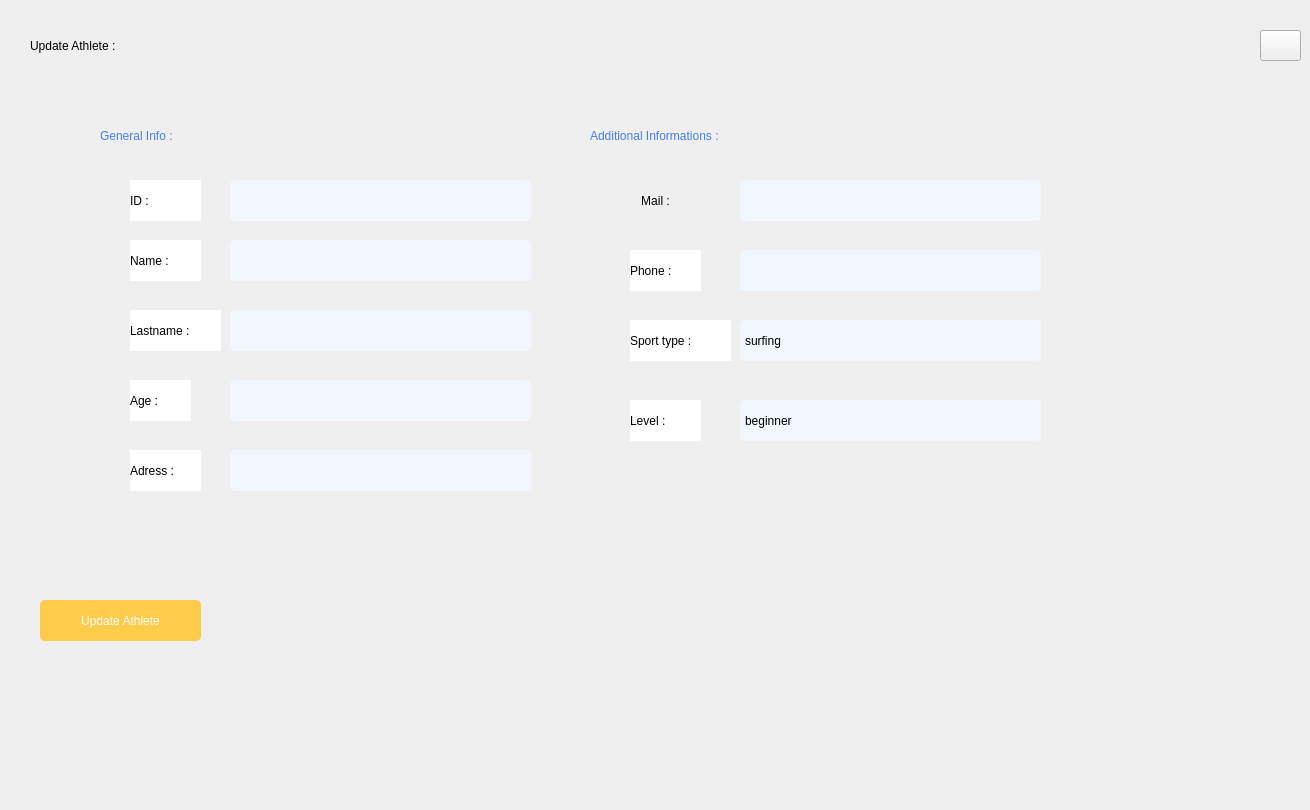
      <widget class="QWidget" name="modifPage">
       <widget class="QLabel" name="label_52">
        <property name="geometry">
         <rect>
          <x>590</x>
          <y>110</y>
          <width>271</width>
          <height>51</height>
         </rect>
        </property>
        <property name="layoutDirection">
         <enum>Qt::LeftToRight</enum>
        </property>
        <property name="styleSheet">
         <string notr="true">font: 10pt&quot;Italic Outline Art&quot; ;
color : #437FF7</string>
        </property>
        <property name="text">
         <string>Additional Informations :</string>
        </property>
       </widget>
       <widget class="QLabel" name="label_122">
        <property name="geometry">
         <rect>
          <x>130</x>
          <y>450</y>
          <width>71</width>
          <height>41</height>
         </rect>
        </property>
        <property name="styleSheet">
         <string notr="true">background-color: rgb(255, 255, 255);
font: 9pt &quot;poppins&quot;;
color: rgb(0, 0, 0);

</string>
        </property>
        <property name="text">
         <string>Adress :</string>
        </property>
        <property name="alignment">
         <set>Qt::AlignLeading|Qt::AlignLeft|Qt::AlignVCenter</set>
        </property>
       </widget>
       <widget class="QLabel" name="label_53">
        <property name="geometry">
         <rect>
          <x>980</x>
          <y>420</y>
          <width>281</width>
          <height>381</height>
         </rect>
        </property>
        <property name="text">
         <string/>
        </property>
        <property name="pixmap">
         <pixmap resource="assets.qrc">:/img/img/typing_human.png</pixmap>
        </property>
       </widget>
       <widget class="QPushButton" name="update_updateBTN">
        <property name="geometry">
         <rect>
          <x>40</x>
          <y>600</y>
          <width>161</width>
          <height>41</height>
         </rect>
        </property>
        <property name="styleSheet">
         <string notr="true">background-color:#FFCB4B;border-radius :5px; 
color : #fff;</string>
        </property>
        <property name="text">
         <string>Update Athlete</string>
        </property>
       </widget>
       <widget class="QLabel" name="label_123">
        <property name="geometry">
         <rect>
          <x>630</x>
          <y>250</y>
          <width>71</width>
          <height>41</height>
         </rect>
        </property>
        <property name="styleSheet">
         <string notr="true">background-color: rgb(255, 255, 255);
font: 9pt &quot;poppins&quot;;
color: rgb(0, 0, 0);
</string>
        </property>
        <property name="text">
         <string>Phone :</string>
        </property>
        <property name="alignment">
         <set>Qt::AlignLeading|Qt::AlignLeft|Qt::AlignVCenter</set>
        </property>
       </widget>
       <widget class="QLineEdit" name="update_name">
        <property name="geometry">
         <rect>
          <x>230</x>
          <y>240</y>
          <width>301</width>
          <height>41</height>
         </rect>
        </property>
        <property name="styleSheet">
         <string notr="true">border-radius: 5px ;
background-color: rgb(242, 247, 255);</string>
        </property>
        <property name="text">
         <string/>
        </property>
        <property name="frame">
         <bool>true</bool>
        </property>
        <property name="alignment">
         <set>Qt::AlignCenter</set>
        </property>
        <property name="dragEnabled">
         <bool>true</bool>
        </property>
        <property name="readOnly">
         <bool>false</bool>
        </property>
       </widget>
       <widget class="QLabel" name="label_135">
        <property name="geometry">
         <rect>
          <x>130</x>
          <y>240</y>
          <width>71</width>
          <height>41</height>
         </rect>
        </property>
        <property name="styleSheet">
         <string notr="true">background-color: rgb(255, 255, 255);
font: 9pt &quot;poppins&quot;;
color: rgb(0, 0, 0);

</string>
        </property>
        <property name="text">
         <string>Name :</string>
        </property>
        <property name="alignment">
         <set>Qt::AlignLeading|Qt::AlignLeft|Qt::AlignVCenter</set>
        </property>
       </widget>
       <widget class="QLabel" name="label_54">
        <property name="geometry">
         <rect>
          <x>100</x>
          <y>110</y>
          <width>271</width>
          <height>51</height>
         </rect>
        </property>
        <property name="layoutDirection">
         <enum>Qt::LeftToRight</enum>
        </property>
        <property name="styleSheet">
         <string notr="true">font: 10pt&quot;Italic Outline Art&quot; ;
color : #437FF7</string>
        </property>
        <property name="text">
         <string>General Info :</string>
        </property>
       </widget>
       <widget class="QLineEdit" name="update_age">
        <property name="geometry">
         <rect>
          <x>230</x>
          <y>380</y>
          <width>301</width>
          <height>41</height>
         </rect>
        </property>
        <property name="styleSheet">
         <string notr="true">border-radius: 5px ;
background-color: rgb(242, 247, 255);</string>
        </property>
        <property name="text">
         <string/>
        </property>
        <property name="frame">
         <bool>true</bool>
        </property>
        <property name="alignment">
         <set>Qt::AlignCenter</set>
        </property>
        <property name="dragEnabled">
         <bool>true</bool>
        </property>
        <property name="readOnly">
         <bool>false</bool>
        </property>
       </widget>
       <widget class="QLabel" name="label_55">
        <property name="geometry">
         <rect>
          <x>30</x>
          <y>20</y>
          <width>271</width>
          <height>51</height>
         </rect>
        </property>
        <property name="styleSheet">
         <string notr="true">font: 12pt&quot;Italic Outline Art&quot; ;
</string>
        </property>
        <property name="text">
         <string>Update Athlete :</string>
        </property>
       </widget>
       <widget class="QLabel" name="label_124">
        <property name="geometry">
         <rect>
          <x>130</x>
          <y>380</y>
          <width>61</width>
          <height>41</height>
         </rect>
        </property>
        <property name="styleSheet">
         <string notr="true">background-color: rgb(255, 255, 255);
font: 9pt &quot;poppins&quot;;
color: rgb(0, 0, 0);

</string>
        </property>
        <property name="text">
         <string>Age :</string>
        </property>
        <property name="alignment">
         <set>Qt::AlignLeading|Qt::AlignLeft|Qt::AlignVCenter</set>
        </property>
       </widget>
       <widget class="QLineEdit" name="update_adress">
        <property name="geometry">
         <rect>
          <x>230</x>
          <y>450</y>
          <width>301</width>
          <height>41</height>
         </rect>
        </property>
        <property name="styleSheet">
         <string notr="true">border-radius: 5px ;
background-color: rgb(242, 247, 255);</string>
        </property>
        <property name="text">
         <string/>
        </property>
        <property name="frame">
         <bool>true</bool>
        </property>
        <property name="alignment">
         <set>Qt::AlignCenter</set>
        </property>
        <property name="dragEnabled">
         <bool>true</bool>
        </property>
        <property name="readOnly">
         <bool>false</bool>
        </property>
       </widget>
       <widget class="QLineEdit" name="update_lastname">
        <property name="geometry">
         <rect>
          <x>230</x>
          <y>310</y>
          <width>301</width>
          <height>41</height>
         </rect>
        </property>
        <property name="styleSheet">
         <string notr="true">border-radius: 5px ;
background-color: rgb(242, 247, 255);</string>
        </property>
        <property name="text">
         <string/>
        </property>
        <property name="alignment">
         <set>Qt::AlignCenter</set>
        </property>
       </widget>
       <widget class="QComboBox" name="update_typeSport">
        <property name="geometry">
         <rect>
          <x>740</x>
          <y>320</y>
          <width>301</width>
          <height>41</height>
         </rect>
        </property>
        <property name="styleSheet">
         <string notr="true">QComboBox{
	background-color: rgb(242, 247, 255);
border-radius: 5px;
}


QComboBox::drop-down:button{
	width: 28px;
	background-color: rgb(242, 247, 255);
	border-radius : 5px;
}

QComboBox::down-arrow {
   
	image: url(:/img/img/ic_downArrow.png);
    width: 26px;
    height: 24px;
	padding: 5px;
}

</string>
        </property>
        <property name="editable">
         <bool>false</bool>
        </property>
        <property name="currentText">
         <string>surfing</string>
        </property>
        <property name="currentIndex">
         <number>0</number>
        </property>
        <property name="iconSize">
         <size>
          <width>21</width>
          <height>21</height>
         </size>
        </property>
        <property name="frame">
         <bool>false</bool>
        </property>
        <item>
         <property name="text">
          <string>surfing</string>
         </property>
        </item>
        <item>
         <property name="text">
          <string>nage libre</string>
         </property>
        </item>
       </widget>
       <widget class="QLabel" name="label_125">
        <property name="geometry">
         <rect>
          <x>630</x>
          <y>400</y>
          <width>71</width>
          <height>41</height>
         </rect>
        </property>
        <property name="styleSheet">
         <string notr="true">background-color: rgb(255, 255, 255);
font: 9pt &quot;poppins&quot;;
color: rgb(0, 0, 0);
</string>
        </property>
        <property name="text">
         <string>Level :</string>
        </property>
        <property name="alignment">
         <set>Qt::AlignLeading|Qt::AlignLeft|Qt::AlignVCenter</set>
        </property>
       </widget>
       <widget class="QLineEdit" name="update_mail">
        <property name="geometry">
         <rect>
          <x>740</x>
          <y>180</y>
          <width>301</width>
          <height>41</height>
         </rect>
        </property>
        <property name="styleSheet">
         <string notr="true">border-radius: 5px ;
background-color: rgb(242, 247, 255);</string>
        </property>
        <property name="text">
         <string/>
        </property>
        <property name="frame">
         <bool>true</bool>
        </property>
        <property name="alignment">
         <set>Qt::AlignCenter</set>
        </property>
        <property name="dragEnabled">
         <bool>true</bool>
        </property>
        <property name="readOnly">
         <bool>false</bool>
        </property>
       </widget>
       <widget class="QLabel" name="label_126">
        <property name="geometry">
         <rect>
          <x>130</x>
          <y>310</y>
          <width>91</width>
          <height>41</height>
         </rect>
        </property>
        <property name="styleSheet">
         <string notr="true">background-color: rgb(255, 255, 255);
font: 9pt &quot;poppins&quot;;
color: rgb(0, 0, 0);
</string>
        </property>
        <property name="text">
         <string>Lastname :</string>
        </property>
        <property name="alignment">
         <set>Qt::AlignLeading|Qt::AlignLeft|Qt::AlignVCenter</set>
        </property>
       </widget>
       <widget class="QLabel" name="label_127">
        <property name="geometry">
         <rect>
          <x>630</x>
          <y>320</y>
          <width>101</width>
          <height>41</height>
         </rect>
        </property>
        <property name="styleSheet">
         <string notr="true">background-color: rgb(255, 255, 255);
font: 9pt &quot;poppins&quot;;
color: rgb(0, 0, 0);
</string>
        </property>
        <property name="text">
         <string>Sport type :</string>
        </property>
        <property name="alignment">
         <set>Qt::AlignLeading|Qt::AlignLeft|Qt::AlignVCenter</set>
        </property>
       </widget>
       <widget class="QLabel" name="label_136">
        <property name="geometry">
         <rect>
          <x>620</x>
          <y>180</y>
          <width>71</width>
          <height>41</height>
         </rect>
        </property>
        <property name="styleSheet">
         <string notr="true">
font: 9pt &quot;poppins&quot;;
</string>
        </property>
        <property name="text">
         <string>Mail :</string>
        </property>
        <property name="alignment">
         <set>Qt::AlignCenter</set>
        </property>
       </widget>
       <widget class="QLineEdit" name="update_phone">
        <property name="geometry">
         <rect>
          <x>740</x>
          <y>250</y>
          <width>301</width>
          <height>41</height>
         </rect>
        </property>
        <property name="styleSheet">
         <string notr="true">border-radius: 5px ;
background-color: rgb(242, 247, 255);</string>
        </property>
        <property name="text">
         <string/>
        </property>
        <property name="frame">
         <bool>true</bool>
        </property>
        <property name="alignment">
         <set>Qt::AlignCenter</set>
        </property>
        <property name="dragEnabled">
         <bool>true</bool>
        </property>
        <property name="readOnly">
         <bool>false</bool>
        </property>
       </widget>
       <widget class="QComboBox" name="update_level">
        <property name="geometry">
         <rect>
          <x>740</x>
          <y>400</y>
          <width>301</width>
          <height>41</height>
         </rect>
        </property>
        <property name="styleSheet">
         <string notr="true">QComboBox{
	background-color: rgb(242, 247, 255);
border-radius: 5px;
}


QComboBox::drop-down:button{
	width: 28px;
	background-color: rgb(242, 247, 255);
	border-radius : 5px;
}

QComboBox::down-arrow {
   
	image: url(:/img/img/ic_downArrow.png);
    width: 26px;
    height: 24px;
	padding: 5px;
}

</string>
        </property>
        <property name="editable">
         <bool>false</bool>
        </property>
        <property name="currentText">
         <string>beginner</string>
        </property>
        <property name="currentIndex">
         <number>0</number>
        </property>
        <property name="iconSize">
         <size>
          <width>21</width>
          <height>21</height>
         </size>
        </property>
        <property name="frame">
         <bool>false</bool>
        </property>
        <item>
         <property name="text">
          <string>beginner</string>
         </property>
        </item>
        <item>
         <property name="text">
          <string>intermediate</string>
         </property>
        </item>
        <item>
         <property name="text">
          <string>amateur</string>
         </property>
        </item>
        <item>
         <property name="text">
          <string>professional</string>
         </property>
        </item>
       </widget>
       <widget class="QLabel" name="label_137">
        <property name="geometry">
         <rect>
          <x>130</x>
          <y>180</y>
          <width>71</width>
          <height>41</height>
         </rect>
        </property>
        <property name="styleSheet">
         <string notr="true">background-color: rgb(255, 255, 255);
font: 9pt &quot;poppins&quot;;
color: rgb(0, 0, 0);

</string>
        </property>
        <property name="text">
         <string>ID : </string>
        </property>
        <property name="alignment">
         <set>Qt::AlignLeading|Qt::AlignLeft|Qt::AlignVCenter</set>
        </property>
       </widget>
       <widget class="QLineEdit" name="update_id">
        <property name="geometry">
         <rect>
          <x>230</x>
          <y>180</y>
          <width>301</width>
          <height>41</height>
         </rect>
        </property>
        <property name="statusTip">
         <string notr="true"/>
        </property>
        <property name="styleSheet">
         <string notr="true">border-radius: 5px ;
background-color: rgb(242, 247, 255);
</string>
        </property>
        <property name="frame">
         <bool>true</bool>
        </property>
        <property name="alignment">
         <set>Qt::AlignCenter</set>
        </property>
        <property name="dragEnabled">
         <bool>true</bool>
        </property>
        <property name="readOnly">
         <bool>true</bool>
        </property>
       </widget>
       <widget class="QPushButton" name="sportifs_back">
        <property name="geometry">
         <rect>
          <x>1260</x>
          <y>30</y>
          <width>41</width>
          <height>31</height>
         </rect>
        </property>
        <property name="text">
         <string/>
        </property>
        <property name="icon">
         <iconset resource="assets.qrc">
          <normaloff>:/img/img/back.png</normaloff>:/img/img/back.png</iconset>
        </property>
        <property name="iconSize">
         <size>
          <width>33</width>
          <height>33</height>
         </size>
        </property>
       </widget>
      </widget>
